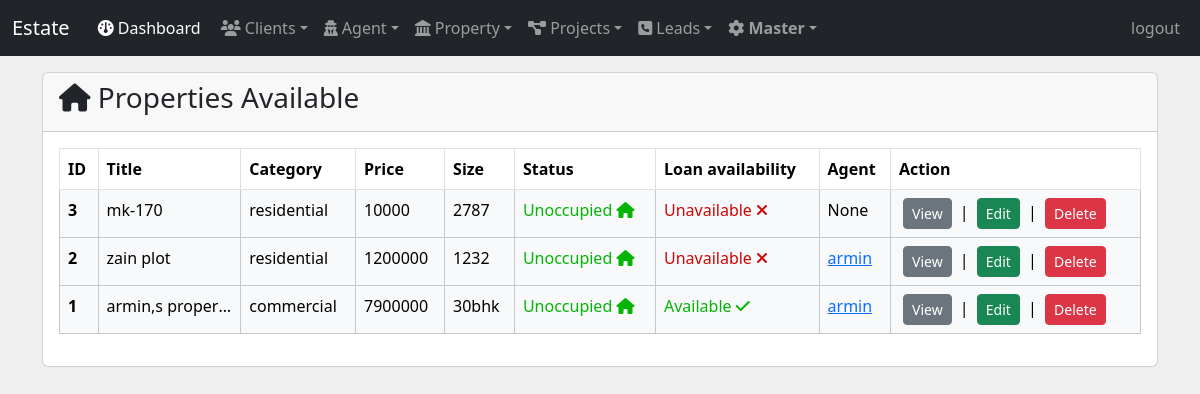
The page /property_available (signed in) on the database its author committed.
### main/models.py (models this page shows, shortened)
class Property(models.Model):
  property_title =models.CharField( max_length=50)
  location = models.CharField( max_length=150)
  types = {'residential' : 'Residential', 'commercial' : 'Commercial', 'other': 'Other'}
  property_types = models.ForeignKey("PropertyTypes", on_delete=models.CASCADE)
  size = models.CharField( max_length=100)
  property_age = models.IntegerField(null=False)
  property_agent = models.ForeignKey("Agent", blank=True, null=True, on_delete=models.CASCADE)
  property_cost = models.CharField( max_length=5000)
  loan_availability = models.BooleanField( default=False )
  property_description = models.TextField(max_length=500, blank=False)
  owner = models.IntegerField(blank=False, default=1)
  status = models.BooleanField(default=True)
  amenities = models.ManyToManyField('Amenity', blank=True)

class propertyTypes(models.Model):
    name = models.CharField(max_length=100, unique=True)
    owner = models.IntegerField(default=1)
    def __str__(self):
        return self.name

class Agent(models.Model):
  agent_name = models.CharField( max_length=150)
  agent_contact = models.CharField( max_length=150)
  agent_mail = models.EmailField( max_length=254)
  agent_DOB = models.DateField( auto_now=False, auto_now_add=False)
  agent_PAN = models.IntegerField(null=False)
  agent_deals_in = models.CharField( max_length=100)
  agent_address = models.CharField( max_length=250)
  agent_city = models.CharField( max_length=100)
  agent_state = models.CharField( max_length=80)
  agent_pin = models.IntegerField()
  owner = models.IntegerField(blank=False, default=1)
  def __str__(self):
      return self.agent_name

### main/views.py (the view)
# urls.py: path('property_available', views.property_available, name='property_available'),
def property_available(request):
    properties  = Property.objects.filter(owner=request.user.id, status=True).order_by('-id')
    return render(request, 'property_available.html', {'properties' : properties} )

### main/templates/property_available.html (shortened to what this page needs)
{% extends "base.html" %}
{% block content %}
  <div class='container my-3'>
    <div class="card">
      <div class="card-header">
        <h3><i class="fa-solid fa-house"></i> Properties Available </h3>
      </div>
      <div class="card-body">
        <table class="table table-bordered table-hover">
          <thead>
            <tr>
              <th scope="col">ID</th>
              <th scope="col">Title</th>
              <th scope="col">Category</th>
              <th scope="col">Price</th>
              <th scope="col">Size</th>
              <th scope="col">Status</th>
              <th scope="col">Loan availability</th>
              <th scope="col">Agent</th>
              <th scope="col">Action</th>
            </tr>
          </thead>
          <tbody>
            {% for property in properties %}
              <tr class="table-light">
                <th scope="row">{{ property.id }}</th>
                <td class="text-truncate" style="max-width: 130px;">{{ property.property_title }}</td>
                <td class="text-truncate" style="max-width: 120px;">{{ property.property_types }}</td>
                <td class="text-truncate" style="max-width: 150px;">{{ property.property_cost }}</td>
                <td class="text-truncate" style="max-width: 150px;">{{ property.size }}</td>
                  {% if property.status %}
                  <td style="color: rgb(5, 181, 5);">Unoccupied <i class="fa-solid fa-house"></i></td>
                  {% else %}
                  <td style="color: rgb(206, 7, 7);">Occupied <i class="fa-solid fa-house-flag"></i></td>
                  {% endif %}
                  {% if property.loan_availability %}
                  <td style="color: rgb(5, 181, 5);">Available <i class="fa-solid fa-check"></i></td>
                  {% else %}
                  <td style="color: rgb(206, 7, 7);">Unavailable <i class="fa-solid fa-xmark"></i></td>
                  {% endif %}
                  {% if property.property_agent %}
                    <td class="text-truncate" style="max-width: 150px;"><a href="{% url "view_agent" property.property_agent.id %}">{{ property.property_agent }}</a></td>
                  {% else %}
                    <td>None</td>
                  {% endif %}
                <td><a class='btn btn-secondary btn-sm mx-1' href="{% url "view_property" property.id %}">View</a> | <a class='btn btn-success btn-sm mx-1' href="{% url "edit_property" property.id %}">Edit</a> | <a class='btn btn-danger btn-sm mx-1' href="{% url "delete_property" property.id %}" onclick="return confirm('Are you sure u want to delete this client?')">Delete</a></td>
              </tr>
            {% endfor %}
          </tbody>
        </table>
      </div>
    </div>
  </div>
{% endblock content %}

### main/templates/base.html (style rules this page uses)
body { background-color: rgb(240, 239, 239); }

### rows shown on the page
Property: id "3", property_title "mk-170", property_types "residential", property_cost "10000", size "2787", status "Unoccupied", loan_availability "Unavailable", shows "None"
Property: id "2", property_title "zain plot", property_types "residential", property_cost "1200000", size "1232", status "Unoccupied", loan_availability "Unavailable", property_agent "armin"
Property: id "1", property_title "armin,s property", property_types "commercial", property_cost "7900000", size "30bhk", status "Unoccupied", loan_availability "Available", property_agent "armin"
